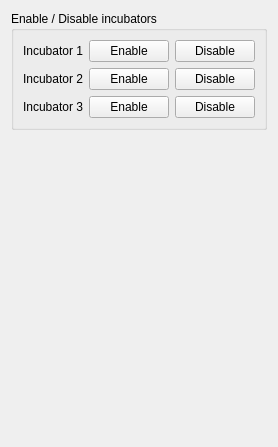
        <widget class="QWidget" name="sysBar">
         <attribute name="title">
          <string>System tools</string>
         </attribute>
         <layout class="QVBoxLayout" name="verticalLayout_16">
          <item>
           <widget class="QGroupBox" name="groupBox_4">
            <property name="title">
             <string>Enable / Disable incubators</string>
            </property>
            <layout class="QGridLayout" name="gridLayout_12">
             <item row="0" column="0">
              <widget class="QLabel" name="label_19">
               <property name="maximumSize">
                <size>
                 <width>150</width>
                 <height>16777215</height>
                </size>
               </property>
               <property name="text">
                <string>Incubator 1</string>
               </property>
              </widget>
             </item>
             <item row="0" column="1">
              <widget class="QPushButton" name="activeInc1Button">
               <property name="text">
                <string>Enable</string>
               </property>
              </widget>
             </item>
             <item row="0" column="2">
              <widget class="QPushButton" name="deactiveInc1Button">
               <property name="text">
                <string>Disable</string>
               </property>
              </widget>
             </item>
             <item row="1" column="0">
              <widget class="QLabel" name="label_20">
               <property name="maximumSize">
                <size>
                 <width>150</width>
                 <height>16777215</height>
                </size>
               </property>
               <property name="text">
                <string>Incubator 2</string>
               </property>
              </widget>
             </item>
             <item row="1" column="1">
              <widget class="QPushButton" name="activeInc2Button">
               <property name="text">
                <string>Enable</string>
               </property>
              </widget>
             </item>
             <item row="1" column="2">
              <widget class="QPushButton" name="deactiveInc2Button">
               <property name="text">
                <string>Disable</string>
               </property>
              </widget>
             </item>
             <item row="2" column="0">
              <widget class="QLabel" name="label_21">
               <property name="maximumSize">
                <size>
                 <width>150</width>
                 <height>16777215</height>
                </size>
               </property>
               <property name="text">
                <string>Incubator 3</string>
               </property>
              </widget>
             </item>
             <item row="2" column="1">
              <widget class="QPushButton" name="activeInc3Button">
               <property name="text">
                <string>Enable</string>
               </property>
              </widget>
             </item>
             <item row="2" column="2">
              <widget class="QPushButton" name="deactiveInc3Button">
               <property name="text">
                <string>Disable</string>
               </property>
              </widget>
             </item>
            </layout>
           </widget>
          </item>
          <item>
           <spacer name="verticalSpacer_2">
            <property name="orientation">
             <enum>Qt::Vertical</enum>
            </property>
            <property name="sizeHint" stdset="0">
             <size>
              <width>20</width>
              <height>306</height>
             </size>
            </property>
           </spacer>
          </item>
         </layout>
        </widget>
